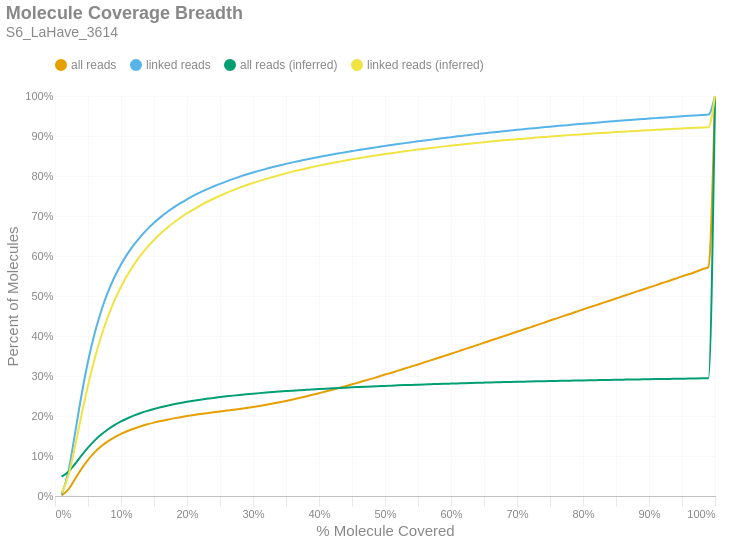

Notebook source saved alongside this figure:
### Markdown cell above
### Molecule Read Coverage
This chart shows molecule coverage breadth as computed by the number of bases aligned to that molecule. In other words, "*how much of each unique long molecule is actually sequenced/aligned?*" Keep in mind there is a distinction between sequences and alignments, since some sequences belonging to a particular molecule may not align well and wouldn't appear in the alignment data. This chart also shows molecule coverage breadth as computed by the *inferred fragment* from which the aligned sequences originate. Unlike read coverage, this calculation takes into account the total insert size, including unsequenced gaps between the forward and reverse reads. Like the previous figures, these are cumulative percents.

### Code cell
if SKIPLR:
    print_html(f"Skipped")
else:
    binned_df = consolidated_hist(valids['coverage_bp'], mask, 0.01, True)
    binned_df_inf = consolidated_hist(valids['coverage_inserts'], mask, 0.01, True)
    binned_df = binned_df.with_columns(pl.lit(binned_df_inf['all reads (cumsum)']).alias('all reads (inferred)'))
    binned_df = binned_df.with_columns(pl.lit(binned_df_inf['linked reads (cumsum)']).alias('linked reads (inferred)'))
    binned_df = binned_df.with_columns(
        (pl.col('bin').cast(pl.Float64) + 0.01).alias('right_edge')
    )

    with SafeRender(binned_df):
        (
            density_plot(binned_df, 'Molecule Coverage Breadth', samplename, 'molcov', ['all reads (inferred)','linked reads (inferred)'])
            .encode(
                #x=alt.X('bin:Q', title="% Molecule Covered").axis(format = '%').scale(padding=0),
                x=alt.X('right_edge:Q', title="% Molecule Covered").axis(format='%').scale(padding=0),
                y=alt.Y('value:Q', title='Percent of Molecules')
                    .axis(format='%')
                    .stack(False)
                    .scale(domainMin=0, padding=0),
                color=alt.Color("key:N").scale(domain = ["all reads", "linked reads", "all reads (inferred)", "linked reads (inferred)"]),
                tooltip = [
                    alt.Tooltip("key:N", title = "Data Type"),
                    alt.Tooltip("range_label:N", title="% Molecule Covered"),
                    alt.Tooltip("value:Q", format = ".2%", title="% Molecules")
                ]
            )
        ).display()

### Figure 1 — Vega-Lite specification as saved in the notebook (floating-point values rounded to 4 significant figures)
{"width": "container", "height": 400, "config": {"title": {"anchor": "start", "dy": -15, "fontSize": 18, "color": "#888888", "subtitleColor": "#888888", "subtitleFontSize": 14}, "arc": {"fill": "#0072B2"}, "axis": {"domainColor": "#888888", "domainWidth": 0.5, "gridWidth": 0.2, "grid": false, "titleFontWeight": 400, "titleFontSize": 15, "labelFontSize": 11, "labelColor": "#888888", "tickColor": "#888888", "tickWidth": 0.2, "titleColor": "#888888"}, "axisBand": {"grid": false}, "axisX": {"grid": true, "tickSize": 10, "domainCap": "round"}, "axisY": {"domain": false, "grid": true, "tickSize": 0, "domainCap": "round"}, "background": "transparent", "header": {"labelFontSize": 15, "labelColor": "#888888", "titleFontSize": 15, "titleFontWeight": 600, "titleColor": "#888888"}, "legend": {"labelFont": "sans-serif", "labelFontSize": 12, "labelColor": "#888888", "symbolSize": 100, "symbolType": "circle", "titleFontSize": 12, "titlePadding": 10, "titleColor": "#888888", "title": null, "orient": "top"}, "range": {"category": ["#E69F00", "#56B4E9", "#009E73", "#F0E442", "#0072B2", "#D55E00", "#CC79A7", "#000000"], "diverging": ["#cfe8f3", "#a2d4ec", "#73bfe2", "#46abdb", "#1696d2", "#12719e"]}, "area": {"fill": "#0072B2", "fillOpacity": 0.7, "line": true, "strokeOpacity": 0.7}, "line": {"color": "#0072B2", "stroke": "#0072B2", "strokeWidth": 2}, "trail": {"color": "#0072B2", "stroke": "#0072B2", "strokeWidth": 0, "size": 1}, "point": {"filled": true, "fillOpacity": 1.0, "size": 95}, "text": {"color": "#888888", "fontSize": 11, "align": "right", "fontWeight": 400, "size": 11}, "bar": {"fill": "#0072B2", "stroke": null}, "view": {"stroke": null, "continuousWidth": 660, "continuousHeight": 400}}, "data": {"name": "data-669dfebca738d61e29400a6b22829272"}, "mark": {"type": "line", "interpolate": "monotone", "point": {"opacity": 0, "size": 275}}, "encoding": {"color": {"field": "key", "scale": {"domain": ["all reads", "linked reads", "all reads (inferred)", "linked reads (inferred)"]}, "type": "nominal"}, "tooltip": [{"field": "key", "title": "Data Type", "type": "nominal"}, {"field": "range_label", "title": "% Molecule Covered", "type": "nominal"}, {"field": "value", "format": ".2%", "title": "% Molecules", "type": "quantitative"}], "x": {"axis": {"format": "%"}, "field": "right_edge", "scale": {"padding": 0}, "title": "% Molecule Covered", "type": "quantitative"}, "y": {"axis": {"format": "%"}, "field": "value", "scale": {"domainMin": 0, "padding": 0}, "stack": false, "title": "Percent of Molecules", "type": "quantitative"}}, "params": [{"name": "param_c36ac31b6afebe62", "select": {"type": "point", "fields": ["key"]}, "bind": "legend"}], "title": {"text": "Molecule Coverage Breadth", "subtitle": "S6_LaHave_3614"}, "transform": [{"fold": ["all reads (cumsum)", "linked reads (cumsum)", "all reads (inferred)", "linked reads (inferred)"]}, {"calculate": "replace(datum.key, ' (cumsum)', '')", "as": "key"}, {"filter": {"param": "param_c36ac31b6afebe62"}}], "usermeta": {"embedOptions": {"downloadFileName": "S6_LaHave_3614.molcov"}}, "$schema": "https://vega.github.io/schema/vega-lite/v6.1.0.json", "datasets": {"data-669dfebca738d61e29400a6b22829272": [{"bin": "0.0", "interval": "0.0-0.01", "all reads": 0.001301, "linked reads": 0.00417, "all reads (cumsum)": 0.001301, "linked reads (cumsum)": 0.00417, "range_label": "0.0-0.01", "all reads (inferred)": 0.04862, "linked reads (inferred)": 0.007788, "right_edge": 0.01}, {"bin": "0.01", "interval": "0.01-0.02", "all reads": 0.0148, "linked reads": 0.05426, "all reads (cumsum)": 0.0161, "linked reads (cumsum)": 0.05843, "range_label": "0.01-0.02", "all reads (inferred)": 0.06014, "linked reads (inferred)": 0.04945, "right_edge": 0.02}, {"bin": "0.02", "interval": "0.02-0.03", "all reads": 0.02534, "linked reads": 0.09442, "all reads (cumsum)": 0.04145, "linked reads (cumsum)": 0.1529, "range_label": "0.02-0.03", "all reads (inferred)": 0.07937, "linked reads (inferred)": 0.1209, "right_edge": 0.03}, {"bin": "0.03", "interval": "0.03-0.04", "all reads": 0.02613, "linked reads": 0.09773, "all reads (cumsum)": 0.06758, "linked reads (cumsum)": 0.2506, "range_label": "0.03-0.04", "all reads (inferred)": 0.1007, "linked reads (inferred)": 0.2009, "right_edge": 0.04}, {"bin": "0.04", "interval": "0.04-0.05", "all reads": 0.02284, "linked reads": 0.08554, "all reads (cumsum)": 0.09042, "linked reads (cumsum)": 0.3361, "range_label": "0.04-0.05", "all reads (inferred)": 0.1208, "linked reads (inferred)": 0.2763, "right_edge": 0.05}, {"bin": "0.05", "interval": "0.05-0.06", "all reads": 0.01865, "linked reads": 0.06985, "all reads (cumsum)": 0.1091, "linked reads (cumsum)": 0.406, "range_label": "0.05-0.06", "all reads (inferred)": 0.1385, "linked reads (inferred)": 0.3427, "right_edge": 0.06}, {"bin": "0.06", "interval": "0.06-0.07", "all reads": 0.01515, "linked reads": 0.05669, "all reads (cumsum)": 0.1242, "linked reads (cumsum)": 0.4627, "range_label": "0.06-0.07", "all reads (inferred)": 0.1535, "linked reads (inferred)": 0.3993, "right_edge": 0.07}, {"bin": "0.07", "interval": "0.07-0.08", "all reads": 0.01235, "linked reads": 0.04614, "all reads (cumsum)": 0.1366, "linked reads (cumsum)": 0.5088, "range_label": "0.07-0.08", "all reads (inferred)": 0.1663, "linked reads (inferred)": 0.4474, "right_edge": 0.08}, {"bin": "0.08", "interval": "0.08-0.09", "all reads": 0.01021, "linked reads": 0.03809, "all reads (cumsum)": 0.1468, "linked reads (cumsum)": 0.5469, "range_label": "0.08-0.09", "all reads (inferred)": 0.1772, "linked reads (inferred)": 0.4883, "right_edge": 0.09}, {"bin": "0.09", "interval": "0.09-0.1", "all reads": 0.008569, "linked reads": 0.03193, "all reads (cumsum)": 0.1553, "linked reads (cumsum)": 0.5788, "range_label": "0.09-0.1", "all reads (inferred)": 0.1865, "linked reads (inferred)": 0.5232, "right_edge": 0.1}, {"bin": "0.1", "interval": "0.1-0.11", "all reads": 0.007286, "linked reads": 0.02704, "all reads (cumsum)": 0.1626, "linked reads (cumsum)": 0.6059, "range_label": "0.1-0.11", "all reads (inferred)": 0.1945, "linked reads (inferred)": 0.5531, "right_edge": 0.11}, {"bin": "0.11", "interval": "0.11-0.12", "all reads": 0.006275, "linked reads": 0.02324, "all reads (cumsum)": 0.1689, "linked reads (cumsum)": 0.6291, "range_label": "0.11-0.12", "all reads (inferred)": 0.2014, "linked reads (inferred)": 0.5792, "right_edge": 0.12}, {"bin": "0.12", "interval": "0.12-0.13", "all reads": 0.005441, "linked reads": 0.02016, "all reads (cumsum)": 0.1743, "linked reads (cumsum)": 0.6493, "range_label": "0.12-0.13", "all reads (inferred)": 0.2075, "linked reads (inferred)": 0.602, "right_edge": 0.13}, {"bin": "0.13", "interval": "0.13-0.14", "all reads": 0.004831, "linked reads": 0.01788, "all reads (cumsum)": 0.1792, "linked reads (cumsum)": 0.6671, "range_label": "0.13-0.14", "all reads (inferred)": 0.2128, "linked reads (inferred)": 0.6221, "right_edge": 0.14}, {"bin": "0.14", "interval": "0.14-0.15", "all reads": 0.004297, "linked reads": 0.01585, "all reads (cumsum)": 0.1835, "linked reads (cumsum)": 0.683, "range_label": "0.14-0.15", "all reads (inferred)": 0.2176, "linked reads (inferred)": 0.64, "right_edge": 0.15}, {"bin": "0.15", "interval": "0.15-0.16", "all reads": 0.003855, "linked reads": 0.01415, "all reads (cumsum)": 0.1873, "linked reads (cumsum)": 0.6971, "range_label": "0.15-0.16", "all reads (inferred)": 0.2219, "linked reads (inferred)": 0.656, "right_edge": 0.16}, {"bin": "0.16", "interval": "0.16-0.17", "all reads": 0.003545, "linked reads": 0.01289, "all reads (cumsum)": 0.1909, "linked reads (cumsum)": 0.71, "range_label": "0.16-0.17", "all reads (inferred)": 0.2258, "linked reads (inferred)": 0.6706, "right_edge": 0.17}, {"bin": "0.17", "interval": "0.17-0.18", "all reads": 0.003199, "linked reads": 0.01149, "all reads (cumsum)": 0.1941, "linked reads (cumsum)": 0.7215, "range_label": "0.17-0.18", "all reads (inferred)": 0.2293, "linked reads (inferred)": 0.6837, "right_edge": 0.18}, {"bin": "0.18", "interval": "0.18-0.19", "all reads": 0.00296, "linked reads": 0.01048, "all reads (cumsum)": 0.197, "linked reads (cumsum)": 0.732, "range_label": "0.18-0.19", "all reads (inferred)": 0.2325, "linked reads (inferred)": 0.6957, "right_edge": 0.19}, {"bin": "0.19", "interval": "0.19-0.2", "all reads": 0.002778, "linked reads": 0.009727, "all reads (cumsum)": 0.1998, "linked reads (cumsum)": 0.7417, "range_label": "0.19-0.2", "all reads (inferred)": 0.2355, "linked reads (inferred)": 0.7068, "right_edge": 0.2}, {"bin": "0.2", "interval": "0.2-0.21", "all reads": 0.002596, "linked reads": 0.008946, "all reads (cumsum)": 0.2024, "linked reads (cumsum)": 0.7507, "range_label": "0.2-0.21", "all reads (inferred)": 0.2382, "linked reads (inferred)": 0.7168, "right_edge": 0.21}, {"bin": "0.21", "interval": "0.21-0.22", "all reads": 0.002398, "linked reads": 0.008155, "all reads (cumsum)": 0.2048, "linked reads (cumsum)": 0.7588, "range_label": "0.21-0.22", "all reads (inferred)": 0.2407, "linked reads (inferred)": 0.7262, "right_edge": 0.22}, {"bin": "0.22", "interval": "0.22-0.23", "all reads": 0.002296, "linked reads": 0.007637, "all reads (cumsum)": 0.2071, "linked reads (cumsum)": 0.7665, "range_label": "0.22-0.23", "all reads (inferred)": 0.243, "linked reads (inferred)": 0.735, "right_edge": 0.23}, {"bin": "0.23", "interval": "0.23-0.24", "all reads": 0.002229, "linked reads": 0.007214, "all reads (cumsum)": 0.2093, "linked reads (cumsum)": 0.7737, "range_label": "0.23-0.24", "all reads (inferred)": 0.2452, "linked reads (inferred)": 0.7431, "right_edge": 0.24}, {"bin": "0.24", "interval": "0.24-0.25", "all reads": 0.002125, "linked reads": 0.006738, "all reads (cumsum)": 0.2115, "linked reads (cumsum)": 0.7804, "range_label": "0.24-0.25", "all reads (inferred)": 0.2472, "linked reads (inferred)": 0.7507, "right_edge": 0.25}, {"bin": "0.25", "interval": "0.25-0.26", "all reads": 0.002039, "linked reads": 0.00627, "all reads (cumsum)": 0.2135, "linked reads (cumsum)": 0.7867, "range_label": "0.25-0.26", "all reads (inferred)": 0.2491, "linked reads (inferred)": 0.7578, "right_edge": 0.26}, {"bin": "0.26", "interval": "0.26-0.27", "all reads": 0.002059, "linked reads": 0.006029, "all reads (cumsum)": 0.2155, "linked reads (cumsum)": 0.7927, "range_label": "0.26-0.27", "all reads (inferred)": 0.2509, "linked reads (inferred)": 0.7645, "right_edge": 0.27}, {"bin": "0.27", "interval": "0.27-0.28", "all reads": 0.00213, "linked reads": 0.005626, "all reads (cumsum)": 0.2177, "linked reads (cumsum)": 0.7983, "range_label": "0.27-0.28", "all reads (inferred)": 0.2526, "linked reads (inferred)": 0.7709, "right_edge": 0.28}, {"bin": "0.28", "interval": "0.28-0.29", "all reads": 0.002302, "linked reads": 0.005285, "all reads (cumsum)": 0.22, "linked reads (cumsum)": 0.8036, "range_label": "0.28-0.29", "all reads (inferred)": 0.2542, "linked reads (inferred)": 0.7768, "right_edge": 0.29}, {"bin": "0.29", "interval": "0.29-0.3", "all reads": 0.002485, "linked reads": 0.004978, "all reads (cumsum)": 0.2225, "linked reads (cumsum)": 0.8086, "range_label": "0.29-0.3", "all reads (inferred)": 0.2558, "linked reads (inferred)": 0.7825, "right_edge": 0.3}, {"bin": "0.3", "interval": "0.3-0.31", "all reads": 0.002686, "linked reads": 0.004734, "all reads (cumsum)": 0.2252, "linked reads (cumsum)": 0.8133, "range_label": "0.3-0.31", "all reads (inferred)": 0.2572, "linked reads (inferred)": 0.7879, "right_edge": 0.31}, {"bin": "0.31", "interval": "0.31-0.32", "all reads": 0.002912, "linked reads": 0.004548, "all reads (cumsum)": 0.2281, "linked reads (cumsum)": 0.8179, "range_label": "0.31-0.32", "all reads (inferred)": 0.2586, "linked reads (inferred)": 0.7929, "right_edge": 0.32}, {"bin": "0.32", "interval": "0.32-0.33", "all reads": 0.003098, "linked reads": 0.004407, "all reads (cumsum)": 0.2312, "linked reads (cumsum)": 0.8223, "range_label": "0.32-0.33", "all reads (inferred)": 0.2598, "linked reads (inferred)": 0.7977, "right_edge": 0.33}, {"bin": "0.33", "interval": "0.33-0.34", "all reads": 0.003214, "linked reads": 0.004099, "all reads (cumsum)": 0.2344, "linked reads (cumsum)": 0.8264, "range_label": "0.33-0.34", "all reads (inferred)": 0.2611, "linked reads (inferred)": 0.8022, "right_edge": 0.34}, {"bin": "0.34", "interval": "0.34-0.35", "all reads": 0.003371, "linked reads": 0.00387, "all reads (cumsum)": 0.2377, "linked reads (cumsum)": 0.8303, "range_label": "0.34-0.35", "all reads (inferred)": 0.2623, "linked reads (inferred)": 0.8067, "right_edge": 0.35}, {"bin": "0.35", "interval": "0.35-0.36", "all reads": 0.003575, "linked reads": 0.003736, "all reads (cumsum)": 0.2413, "linked reads (cumsum)": 0.834, "range_label": "0.35-0.36", "all reads (inferred)": 0.2634, "linked reads (inferred)": 0.8109, "right_edge": 0.36}, {"bin": "0.36", "interval": "0.36-0.37", "all reads": 0.003731, "linked reads": 0.003587, "all reads (cumsum)": 0.2451, "linked reads (cumsum)": 0.8376, "range_label": "0.36-0.37", "all reads (inferred)": 0.2645, "linked reads (inferred)": 0.8149, "right_edge": 0.37}, {"bin": "0.37", "interval": "0.37-0.38", "all reads": 0.003865, "linked reads": 0.003429, "all reads (cumsum)": 0.2489, "linked reads (cumsum)": 0.841, "range_label": "0.37-0.38", "all reads (inferred)": 0.2655, "linked reads (inferred)": 0.8187, "right_edge": 0.38}, {"bin": "0.38", "interval": "0.38-0.39", "all reads": 0.004015, "linked reads": 0.003381, "all reads (cumsum)": 0.2529, "linked reads (cumsum)": 0.8444, "range_label": "0.38-0.39", "all reads (inferred)": 0.2665, "linked reads (inferred)": 0.8224, "right_edge": 0.39}, {"bin": "0.39", "interval": "0.39-0.4", "all reads": 0.004172, "linked reads": 0.003266, "all reads (cumsum)": 0.2571, "linked reads (cumsum)": 0.8477, "range_label": "0.39-0.4", "all reads (inferred)": 0.2674, "linked reads (inferred)": 0.8259, "right_edge": 0.4}, {"bin": "0.4", "interval": "0.4-0.41", "all reads": 0.00418, "linked reads": 0.003081, "all reads (cumsum)": 0.2613, "linked reads (cumsum)": 0.8508, "range_label": "0.4-0.41", "all reads (inferred)": 0.2684, "linked reads (inferred)": 0.8293, "right_edge": 0.41}, {"bin": "0.41", "interval": "0.41-0.42", "all reads": 0.004343, "linked reads": 0.002998, "all reads (cumsum)": 0.2656, "linked reads (cumsum)": 0.8537, "range_label": "0.41-0.42", "all reads (inferred)": 0.2692, "linked reads (inferred)": 0.8325, "right_edge": 0.42}, {"bin": "0.42", "interval": "0.42-0.43", "all reads": 0.004429, "linked reads": 0.002892, "all reads (cumsum)": 0.2701, "linked reads (cumsum)": 0.8566, "range_label": "0.42-0.43", "all reads (inferred)": 0.2701, "linked reads (inferred)": 0.8358, "right_edge": 0.43}, {"bin": "0.43", "interval": "0.43-0.44", "all reads": 0.004504, "linked reads": 0.002861, "all reads (cumsum)": 0.2746, "linked reads (cumsum)": 0.8595, "range_label": "0.43-0.44", "all reads (inferred)": 0.2709, "linked reads (inferred)": 0.8388, "right_edge": 0.44}, {"bin": "0.44", "interval": "0.44-0.45", "all reads": 0.004616, "linked reads": 0.002764, "all reads (cumsum)": 0.2792, "linked reads (cumsum)": 0.8623, "range_label": "0.44-0.45", "all reads (inferred)": 0.2717, "linked reads (inferred)": 0.8417, "right_edge": 0.45}, {"bin": "0.45", "interval": "0.45-0.46", "all reads": 0.004734, "linked reads": 0.002728, "all reads (cumsum)": 0.2839, "linked reads (cumsum)": 0.865, "range_label": "0.45-0.46", "all reads (inferred)": 0.2725, "linked reads (inferred)": 0.8445, "right_edge": 0.46}, {"bin": "0.46", "interval": "0.46-0.47", "all reads": 0.00473, "linked reads": 0.002591, "all reads (cumsum)": 0.2886, "linked reads (cumsum)": 0.8676, "range_label": "0.46-0.47", "all reads (inferred)": 0.2732, "linked reads (inferred)": 0.8472, "right_edge": 0.47}, {"bin": "0.47", "interval": "0.47-0.48", "all reads": 0.004874, "linked reads": 0.002578, "all reads (cumsum)": 0.2935, "linked reads (cumsum)": 0.8702, "range_label": "0.47-0.48", "all reads (inferred)": 0.2739, "linked reads (inferred)": 0.8498, "right_edge": 0.48}, {"bin": "0.48", "interval": "0.48-0.49", "all reads": 0.004708, "linked reads": 0.002504, "all reads (cumsum)": 0.2982, "linked reads (cumsum)": 0.8727, "range_label": "0.48-0.49", "all reads (inferred)": 0.2746, "linked reads (inferred)": 0.8523, "right_edge": 0.49}, {"bin": "0.49", "interval": "0.49-0.5", "all reads": 0.005365, "linked reads": 0.002543, "all reads (cumsum)": 0.3036, "linked reads (cumsum)": 0.8752, "range_label": "0.49-0.5", "all reads (inferred)": 0.2753, "linked reads (inferred)": 0.8549, "right_edge": 0.5}, {"bin": "0.5", "interval": "0.5-0.51", "all reads": 0.004618, "linked reads": 0.002329, "all reads (cumsum)": 0.3082, "linked reads (cumsum)": 0.8775, "range_label": "0.5-0.51", "all reads (inferred)": 0.2759, "linked reads (inferred)": 0.8572, "right_edge": 0.51}, {"bin": "0.51", "interval": "0.51-0.52", "all reads": 0.005278, "linked reads": 0.002357, "all reads (cumsum)": 0.3135, "linked reads (cumsum)": 0.8799, "range_label": "0.51-0.52", "all reads (inferred)": 0.2766, "linked reads (inferred)": 0.8596, "right_edge": 0.52}, {"bin": "0.52", "interval": "0.52-0.53", "all reads": 0.005084, "linked reads": 0.0023, "all reads (cumsum)": 0.3186, "linked reads (cumsum)": 0.8822, "range_label": "0.52-0.53", "all reads (inferred)": 0.2772, "linked reads (inferred)": 0.8619, "right_edge": 0.53}, {"bin": "0.53", "interval": "0.53-0.54", "all reads": 0.005215, "linked reads": 0.002253, "all reads (cumsum)": 0.3238, "linked reads (cumsum)": 0.8844, "range_label": "0.53-0.54", "all reads (inferred)": 0.2778, "linked reads (inferred)": 0.864, "right_edge": 0.54}, {"bin": "0.54", "interval": "0.54-0.55", "all reads": 0.005151, "linked reads": 0.002232, "all reads (cumsum)": 0.3289, "linked reads (cumsum)": 0.8867, "range_label": "0.54-0.55", "all reads (inferred)": 0.2784, "linked reads (inferred)": 0.8661, "right_edge": 0.55}, {"bin": "0.55", "interval": "0.55-0.56", "all reads": 0.005313, "linked reads": 0.002177, "all reads (cumsum)": 0.3342, "linked reads (cumsum)": 0.8889, "range_label": "0.55-0.56", "all reads (inferred)": 0.2789, "linked reads (inferred)": 0.8682, "right_edge": 0.56}, {"bin": "0.56", "interval": "0.56-0.57", "all reads": 0.005345, "linked reads": 0.002096, "all reads (cumsum)": 0.3396, "linked reads (cumsum)": 0.891, "range_label": "0.56-0.57", "all reads (inferred)": 0.2795, "linked reads (inferred)": 0.8702, "right_edge": 0.57}, {"bin": "0.57", "interval": "0.57-0.58", "all reads": 0.005233, "linked reads": 0.002063, "all reads (cumsum)": 0.3448, "linked reads (cumsum)": 0.893, "range_label": "0.57-0.58", "all reads (inferred)": 0.28, "linked reads (inferred)": 0.8722, "right_edge": 0.58}, {"bin": "0.58", "interval": "0.58-0.59", "all reads": 0.005428, "linked reads": 0.002058, "all reads (cumsum)": 0.3503, "linked reads (cumsum)": 0.8951, "range_label": "0.58-0.59", "all reads (inferred)": 0.2805, "linked reads (inferred)": 0.8741, "right_edge": 0.59}, {"bin": "0.59", "interval": "0.59-0.6", "all reads": 0.005522, "linked reads": 0.002061, "all reads (cumsum)": 0.3558, "linked reads (cumsum)": 0.8971, "range_label": "0.59-0.6", "all reads (inferred)": 0.2811, "linked reads (inferred)": 0.8759, "right_edge": 0.6}, {"bin": "0.6", "interval": "0.6-0.61", "all reads": 0.005277, "linked reads": 0.001971, "all reads (cumsum)": 0.361, "linked reads (cumsum)": 0.8991, "range_label": "0.6-0.61", "all reads (inferred)": 0.2815, "linked reads (inferred)": 0.8777, "right_edge": 0.61}, {"bin": "0.61", "interval": "0.61-0.62", "all reads": 0.005541, "linked reads": 0.001886, "all reads (cumsum)": 0.3666, "linked reads (cumsum)": 0.901, "range_label": "0.61-0.62", "all reads (inferred)": 0.282, "linked reads (inferred)": 0.8795, "right_edge": 0.62}, {"bin": "0.62", "interval": "0.62-0.63", "all reads": 0.005452, "linked reads": 0.001896, "all reads (cumsum)": 0.372, "linked reads (cumsum)": 0.9029, "range_label": "0.62-0.63", "all reads (inferred)": 0.2825, "linked reads (inferred)": 0.8811, "right_edge": 0.63}, {"bin": "0.63", "interval": "0.63-0.64", "all reads": 0.005501, "linked reads": 0.001889, "all reads (cumsum)": 0.3775, "linked reads (cumsum)": 0.9048, "range_label": "0.63-0.64", "all reads (inferred)": 0.283, "linked reads (inferred)": 0.8828, "right_edge": 0.64}, {"bin": "0.64", "interval": "0.64-0.65", "all reads": 0.005439, "linked reads": 0.001892, "all reads (cumsum)": 0.383, "linked reads (cumsum)": 0.9067, "range_label": "0.64-0.65", "all reads (inferred)": 0.2834, "linked reads (inferred)": 0.8845, "right_edge": 0.65}, {"bin": "0.65", "interval": "0.65-0.66", "all reads": 0.005678, "linked reads": 0.00186, "all reads (cumsum)": 0.3887, "linked reads (cumsum)": 0.9085, "range_label": "0.65-0.66", "all reads (inferred)": 0.2839, "linked reads (inferred)": 0.8861, "right_edge": 0.66}, {"bin": "0.66", "interval": "0.66-0.67", "all reads": 0.005418, "linked reads": 0.001759, "all reads (cumsum)": 0.3941, "linked reads (cumsum)": 0.9103, "range_label": "0.66-0.67", "all reads (inferred)": 0.2843, "linked reads (inferred)": 0.8876, "right_edge": 0.67}, {"bin": "0.67", "interval": "0.67-0.68", "all reads": 0.005523, "linked reads": 0.001714, "all reads (cumsum)": 0.3996, "linked reads (cumsum)": 0.912, "range_label": "0.67-0.68", "all reads (inferred)": 0.2847, "linked reads (inferred)": 0.8891, "right_edge": 0.68}, {"bin": "0.68", "interval": "0.68-0.69", "all reads": 0.005414, "linked reads": 0.001702, "all reads (cumsum)": 0.405, "linked reads (cumsum)": 0.9137, "range_label": "0.68-0.69", "all reads (inferred)": 0.2851, "linked reads (inferred)": 0.8905, "right_edge": 0.69}, {"bin": "0.69", "interval": "0.69-0.7", "all reads": 0.005629, "linked reads": 0.001697, "all reads (cumsum)": 0.4106, "linked reads (cumsum)": 0.9154, "range_label": "0.69-0.7", "all reads (inferred)": 0.2855, "linked reads (inferred)": 0.8919, "right_edge": 0.7}, {"bin": "0.7", "interval": "0.7-0.71", "all reads": 0.005487, "linked reads": 0.001581, "all reads (cumsum)": 0.4161, "linked reads (cumsum)": 0.917, "range_label": "0.7-0.71", "all reads (inferred)": 0.2859, "linked reads (inferred)": 0.8933, "right_edge": 0.71}, {"bin": "0.71", "interval": "0.71-0.72", "all reads": 0.005481, "linked reads": 0.001587, "all reads (cumsum)": 0.4216, "linked reads (cumsum)": 0.9186, "range_label": "0.71-0.72", "all reads (inferred)": 0.2862, "linked reads (inferred)": 0.8946, "right_edge": 0.72}, {"bin": "0.72", "interval": "0.72-0.73", "all reads": 0.005647, "linked reads": 0.001616, "all reads (cumsum)": 0.4273, "linked reads (cumsum)": 0.9202, "range_label": "0.72-0.73", "all reads (inferred)": 0.2866, "linked reads (inferred)": 0.896, "right_edge": 0.73}, {"bin": "0.73", "interval": "0.73-0.74", "all reads": 0.005505, "linked reads": 0.001616, "all reads (cumsum)": 0.4328, "linked reads (cumsum)": 0.9218, "range_label": "0.73-0.74", "all reads (inferred)": 0.287, "linked reads (inferred)": 0.8973, "right_edge": 0.74}, {"bin": "0.74", "interval": "0.74-0.75", "all reads": 0.005834, "linked reads": 0.001593, "all reads (cumsum)": 0.4386, "linked reads (cumsum)": 0.9234, "range_label": "0.74-0.75", "all reads (inferred)": 0.2874, "linked reads (inferred)": 0.8986, "right_edge": 0.75}, {"bin": "0.75", "interval": "0.75-0.76", "all reads": 0.005435, "linked reads": 0.001465, "all reads (cumsum)": 0.444, "linked reads (cumsum)": 0.9249, "range_label": "0.75-0.76", "all reads (inferred)": 0.2877, "linked reads (inferred)": 0.8998, "right_edge": 0.76}, {"bin": "0.76", "interval": "0.76-0.77", "all reads": 0.00556, "linked reads": 0.00147, "all reads (cumsum)": 0.4496, "linked reads (cumsum)": 0.9263, "range_label": "0.76-0.77", "all reads (inferred)": 0.2881, "linked reads (inferred)": 0.901, "right_edge": 0.77}, {"bin": "0.77", "interval": "0.77-0.78", "all reads": 0.005505, "linked reads": 0.001437, "all reads (cumsum)": 0.4551, "linked reads (cumsum)": 0.9278, "range_label": "0.77-0.78", "all reads (inferred)": 0.2884, "linked reads (inferred)": 0.9022, "right_edge": 0.78}, {"bin": "0.78", "interval": "0.78-0.79", "all reads": 0.005484, "linked reads": 0.001447, "all reads (cumsum)": 0.4606, "linked reads (cumsum)": 0.9292, "range_label": "0.78-0.79", "all reads (inferred)": 0.2887, "linked reads (inferred)": 0.9033, "right_edge": 0.79}, {"bin": "0.79", "interval": "0.79-0.8", "all reads": 0.005821, "linked reads": 0.001484, "all reads (cumsum)": 0.4664, "linked reads (cumsum)": 0.9307, "range_label": "0.79-0.8", "all reads (inferred)": 0.289, "linked reads (inferred)": 0.9045, "right_edge": 0.8}, {"bin": "0.8", "interval": "0.8-0.81", "all reads": 0.005352, "linked reads": 0.001324, "all reads (cumsum)": 0.4718, "linked reads (cumsum)": 0.932, "range_label": "0.8-0.81", "all reads (inferred)": 0.2893, "linked reads (inferred)": 0.9056, "right_edge": 0.81}, {"bin": "0.81", "interval": "0.81-0.82", "all reads": 0.005484, "linked reads": 0.00138, "all reads (cumsum)": 0.4772, "linked reads (cumsum)": 0.9334, "range_label": "0.81-0.82", "all reads (inferred)": 0.2897, "linked reads (inferred)": 0.9067, "right_edge": 0.82}, {"bin": "0.82", "interval": "0.82-0.83", "all reads": 0.005554, "linked reads": 0.001342, "all reads (cumsum)": 0.4828, "linked reads (cumsum)": 0.9347, "range_label": "0.82-0.83", "all reads (inferred)": 0.29, "linked reads (inferred)": 0.9077, "right_edge": 0.83}, {"bin": "0.83", "interval": "0.83-0.84", "all reads": 0.005502, "linked reads": 0.001326, "all reads (cumsum)": 0.4883, "linked reads (cumsum)": 0.9361, "range_label": "0.83-0.84", "all reads (inferred)": 0.2903, "linked reads (inferred)": 0.9088, "right_edge": 0.84}, {"bin": "0.84", "interval": "0.84-0.85", "all reads": 0.005442, "linked reads": 0.001292, "all reads (cumsum)": 0.4937, "linked reads (cumsum)": 0.9374, "range_label": "0.84-0.85", "all reads (inferred)": 0.2906, "linked reads (inferred)": 0.9098, "right_edge": 0.85}, {"bin": "0.85", "interval": "0.85-0.86", "all reads": 0.005533, "linked reads": 0.0013, "all reads (cumsum)": 0.4993, "linked reads (cumsum)": 0.9387, "range_label": "0.85-0.86", "all reads (inferred)": 0.2908, "linked reads (inferred)": 0.9107, "right_edge": 0.86}, {"bin": "0.86", "interval": "0.86-0.87", "all reads": 0.005464, "linked reads": 0.00127, "all reads (cumsum)": 0.5047, "linked reads (cumsum)": 0.9399, "range_label": "0.86-0.87", "all reads (inferred)": 0.2911, "linked reads (inferred)": 0.9117, "right_edge": 0.87}, {"bin": "0.87", "interval": "0.87-0.88", "all reads": 0.005562, "linked reads": 0.00122, "all reads (cumsum)": 0.5103, "linked reads (cumsum)": 0.9412, "range_label": "0.87-0.88", "all reads (inferred)": 0.2914, "linked reads (inferred)": 0.9126, "right_edge": 0.88}, {"bin": "0.88", "interval": "0.88-0.89", "all reads": 0.005446, "linked reads": 0.001212, "all reads (cumsum)": 0.5157, "linked reads (cumsum)": 0.9424, "range_label": "0.88-0.89", "all reads (inferred)": 0.2917, "linked reads (inferred)": 0.9135, "right_edge": 0.89}, {"bin": "0.89", "interval": "0.89-0.9", "all reads": 0.005545, "linked reads": 0.001204, "all reads (cumsum)": 0.5213, "linked reads (cumsum)": 0.9436, "range_label": "0.89-0.9", "all reads (inferred)": 0.2919, "linked reads (inferred)": 0.9145, "right_edge": 0.9}, {"bin": "0.9", "interval": "0.9-0.91", "all reads": 0.00524, "linked reads": 0.001124, "all reads (cumsum)": 0.5265, "linked reads (cumsum)": 0.9447, "range_label": "0.9-0.91", "all reads (inferred)": 0.2922, "linked reads (inferred)": 0.9154, "right_edge": 0.91}, {"bin": "0.91", "interval": "0.91-0.92", "all reads": 0.005952, "linked reads": 0.001196, "all reads (cumsum)": 0.5325, "linked reads (cumsum)": 0.9459, "range_label": "0.91-0.92", "all reads (inferred)": 0.2925, "linked reads (inferred)": 0.9163, "right_edge": 0.92}, {"bin": "0.92", "interval": "0.92-0.93", "all reads": 0.005108, "linked reads": 0.001164, "all reads (cumsum)": 0.5376, "linked reads (cumsum)": 0.9471, "range_label": "0.92-0.93", "all reads (inferred)": 0.2927, "linked reads (inferred)": 0.9172, "right_edge": 0.93}, {"bin": "0.93", "interval": "0.93-0.94", "all reads": 0.005553, "linked reads": 0.001122, "all reads (cumsum)": 0.5431, "linked reads (cumsum)": 0.9482, "range_label": "0.93-0.94", "all reads (inferred)": 0.293, "linked reads (inferred)": 0.918, "right_edge": 0.94}, {"bin": "0.94", "interval": "0.94-0.95", "all reads": 0.006033, "linked reads": 0.00108, "all reads (cumsum)": 0.5492, "linked reads (cumsum)": 0.9493, "range_label": "0.94-0.95", "all reads (inferred)": 0.2933, "linked reads (inferred)": 0.9189, "right_edge": 0.95}, {"bin": "0.95", "interval": "0.95-0.96", "all reads": 0.005046, "linked reads": 0.001115, "all reads (cumsum)": 0.5542, "linked reads (cumsum)": 0.9504, "range_label": "0.95-0.96", "all reads (inferred)": 0.2935, "linked reads (inferred)": 0.9197, "right_edge": 0.96}, {"bin": "0.96", "interval": "0.96-0.97", "all reads": 0.005879, "linked reads": 0.00104, "all reads (cumsum)": 0.5601, "linked reads (cumsum)": 0.9514, "range_label": "0.96-0.97", "all reads (inferred)": 0.2938, "linked reads (inferred)": 0.9205, "right_edge": 0.97}, {"bin": "0.97", "interval": "0.97-0.98", "all reads": 0.006304, "linked reads": 0.001014, "all reads (cumsum)": 0.5664, "linked reads (cumsum)": 0.9524, "range_label": "0.97-0.98", "all reads (inferred)": 0.2941, "linked reads (inferred)": 0.9213, "right_edge": 0.98}, {"bin": "0.98", "interval": "0.98-0.99", "all reads": 0.005852, "linked reads": 0.001044, "all reads (cumsum)": 0.5723, "linked reads (cumsum)": 0.9535, "range_label": "0.98-0.99", "all reads (inferred)": 0.2944, "linked reads (inferred)": 0.922, "right_edge": 0.99}, {"bin": "0.99", "interval": "0.99-1.0", "all reads": 0.4277, "linked reads": 0.04653, "all reads (cumsum)": 1.0, "linked reads (cumsum)": 1.0, "range_label": "0.99-1.0", "all reads (inferred)": 1.0, "linked reads (inferred)": 1.0, "right_edge": 1.0}]}}
